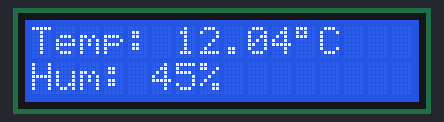
A sketch run on a simulated ESP32. On the bench: 16×2 character LCD.

Above: at 7.2 s.

The sketch:

21_lcdbasico.ino
```cpp
#include <LiquidCrystal_I2C.h>
#include <Wire.h>

#define SDA 13
#define SCL 14
#define ADDR 0x3F // lA OTRA ES 0x3F

LiquidCrystal_I2C lcd(ADDR, 16, 2);  // E este manejador es ldd. Manejador en inglés es HNADLE


void setup() {
  Wire.begin(SDA, SCL);
  //Wire.beginTransmission(ADDR);

  lcd.init();

  lcd.noBacklight();
  delay(1000);
  lcd.backlight();
  delay(1000);

  lcd.clear();

  lcd.setCursor(0, 0);
  lcd.print("Hola Mundo");

  lcd.setCursor(0, 1);
  lcd.print("Bienvenidos...");
}

void loop() {
  /*
  lcd.display();
  delay(500);
  lcd.noDisplay();
  delay(500);
  */
  lcd.clear();
  delay(5000);


  lcd.setCursor(0,0);
  lcd.print("Temp: 12.04");
  lcd.print(char(223));
  lcd.print("C");
  lcd.setCursor(0, 1);
  lcd.print("Hum: 45%");

  delay(5000);
  /*
  lcd.setCursor(5, 0);
  lcd.print("Adiós");
  */

}
```

Measured:
- what the display in image 0 shows lasts 5.0 s, from 7.1 s to 12.1 s
